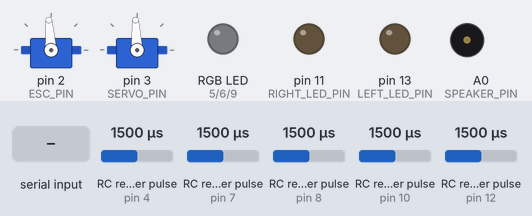
A program run on a simulated Arduino Uno, built with avr-gcc and run on an emulated ATmega328P. On the bench: 2 × servo, an RGB LED mixed from three pins (HIGH = lit), output pins drawn as LEDs (lit = HIGH), buzzer (waves = sounding). Wiring (inferred from the names in the program): 5 × RC receiver channel: data pin 4 / data pin 7 / data pin 8 / data pin 10 / data pin 12. Dashed ring = blinking. Inputs (shaded band) come from the test bench; at power-on: RC receiver pulse (sensors on pin 4, pin 8, pin 10, pin 7, pin 12) 1500 µs.

Above: at 0.61 s.
1.3 s: RC receiver pulse (sensor on pin 4) set to 1561 µs
At 3.1 s:
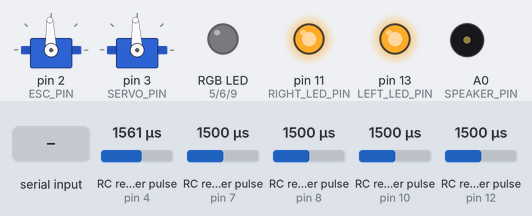
4.3 s: RC receiver pulse (sensor on pin 4) set to 1584 µs
At 7.27 s:
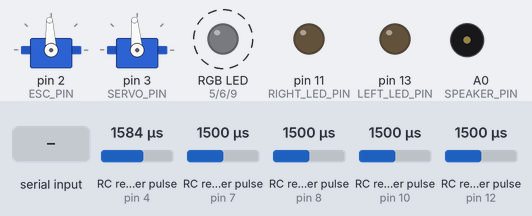
7.3 s: RC receiver pulse (sensor on pin 8) set to 1020 µs
10.3 s: RC receiver pulse (sensor on pin 10) set to 1750 µs
At 12.0 s:
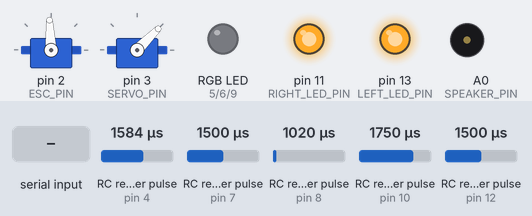
13.3 s: "D:90\n" received over Serial
At 13.8 s:
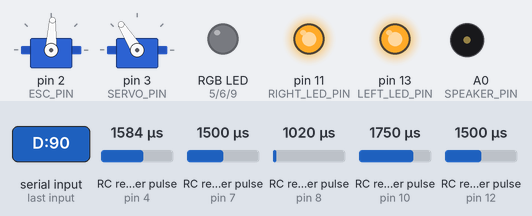
16.3 s: RC receiver pulse (sensor on pin 10) set to 1020 µs
Timing chart, 0 to 34.1 s (numbered marks = the images above; inputs shaded):
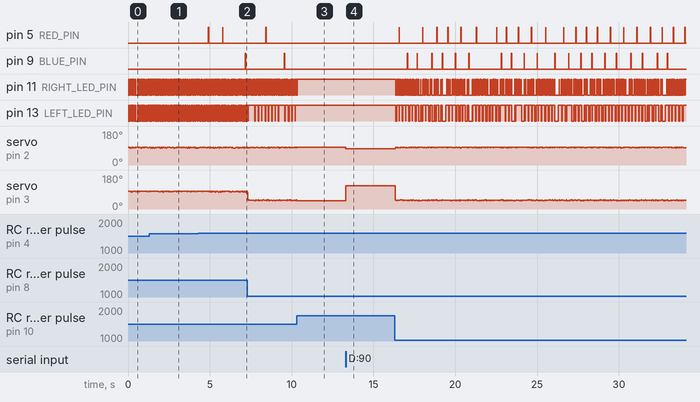

Measured:
- the behaviour switches between 1577 and 1578 µs on RC receiver pulse (sensor on pin 4) (found by bisection; images 1 and 2)
- after the input at 1.3 s, tone on A0 (SPEAKER_PIN): stays silent (without the input it goes to 560 Hz after 3.0 s)
- after the input at 4.3 s, pin 5 (RED_PIN): alternates HIGH for 0.02 s and LOW for 0.86 s, starting after 0.60 s; pin 9 (BLUE_PIN): LOW → HIGH after 2.9 s, → LOW 0.02 s later
- after the input at 10.3 s, pin 5 (RED_PIN), pin 9 (BLUE_PIN): stops changing and stays LOW; pin 11 (RIGHT_LED_PIN): goes on until 10.3 s, then stays HIGH; pin 13 (LEFT_LED_PIN): stops changing and stays HIGH; servo on pin 2 (ESC_PIN): goes on until 10.3 s, then stays 93°; servo on pin 3 (SERVO_PIN): goes on until 10.3 s, then stays 45°
- after the input at 13.3 s, servo on pin 2 (ESC_PIN): 93° → 87° at once; servo on pin 3 (SERVO_PIN): 45° → 122° at once
- by itself, pin 11 (RIGHT_LED_PIN): alternates HIGH for 0.02 s and LOW for 0.02 s

The program:

main.cpp
```cpp
#include <Servo.h>
#include <PinChangeInterrupt.h>
#include <math.h> // HSV→RGB 변환 등 필요시

#define ESC_PIN    2
#define CH2_PIN    7   // 수신기 → CH2 (전진/후진)
#define SERVO_PIN  3
#define CH1_PIN    8   // 수신기 → CH1 (좌우 조향)
#define CH5_PIN    10  // 수신기 → CH5 (수동/자율 모드)
#define CH8_PIN    4   // 수신기 → CH8 (RGB LED 제어)
#define CH6_PIN    12  // 조종기 → CH6 (사이렌 ON/OFF)


Servo esc;    // ESC 속도 제어
Servo steer;  // 조향 제어

volatile unsigned long ch1_start = 0;
volatile unsigned long ch2_start = 0;
volatile unsigned long ch5_start = 0;
volatile unsigned long ch8_start = 0;
volatile unsigned long ch6_start = 0;

volatile uint16_t ch1_value = 1500;
volatile uint16_t ch2_value = 1500;
volatile uint16_t ch5_value = 1500;
volatile uint16_t ch8_value = 1500;
volatile uint16_t ch6_value = 1500;


String inputString   = "";
bool   stringComplete = false;

// ─────────── 수동/자율 공용 LED 핀 정의 ───────────
const uint8_t LEFT_LED_PIN   = 13;  // 좌회전 LED
const uint8_t RIGHT_LED_PIN  = 11;  // 우회전 LED

// ─────────── LED 깜빡임용 전역 변수 ───────────
unsigned long leftLastBlinkTime   = 0;
unsigned long rightLastBlinkTime  = 0;
bool         leftLedState         = LOW;
bool         rightLedState        = LOW;

// ─────────── 삼색(RGB) LED 핀 정의 ───────────
// CH8이 위로(>1600) 올라가면 색상 순환
const uint8_t RED_PIN    = 5;   // 빨강 PWM
const uint8_t GREEN_PIN  = 6;   // 초록 PWM
const uint8_t BLUE_PIN   = 9;   // 파랑 PWM

// ─────────── RGB 사이클용 전역 변수 ───────────
unsigned long lastHueUpdateTime   = 0;
int          hue                  = 0;   // 0..359

// ─────────── 스피커용 변수 ───────────
const int SPEAKER_PIN = A0;
bool sirenEnabled = false;

// ─────────── 함수 원형 선언 ───────────
void ch1_interrupt();
void ch2_interrupt();
void ch5_interrupt();
void ch8_interrupt();
void ch6_interrupt();
void serialEvent();

// HSV → RGB 변환 (h: 0..359, s=1, v=1)
void hsv_to_rgb(int h, uint8_t &r, uint8_t &g, uint8_t &b) {
  float hf = (float)h / 60.0f;
  int   i  = floor(hf);
  float f  = hf - i;
  float p  = 0.0f;
  float q  = 1.0f - f;
  float t  = f;

  float rf, gf, bf;
  switch (i) {
    case 0: rf = 1;  gf = t;  bf = 0;  break;
    case 1: rf = q;  gf = 1;  bf = 0;  break;
    case 2: rf = 0;  gf = 1;  bf = t;  break;
    case 3: rf = 0;  gf = q;  bf = 1;  break;
    case 4: rf = t;  gf = 0;  bf = 1;  break;
    default: rf = 1; gf = 0; bf = q;   break;  // case 5
  }
  r = uint8_t(rf * 255.0f);
  g = uint8_t(gf * 255.0f);
  b = uint8_t(bf * 255.0f);
}

void setup() {
  Serial.begin(9600);

  pinMode(CH1_PIN, INPUT);
  pinMode(CH2_PIN, INPUT);
  pinMode(CH5_PIN, INPUT);
  pinMode(CH6_PIN, INPUT);
  pinMode(SPEAKER_PIN, OUTPUT);

  esc.attach(ESC_PIN);
  steer.attach(SERVO_PIN);

  // LED 핀 출력 모드
  pinMode(LEFT_LED_PIN, OUTPUT);
  pinMode(RIGHT_LED_PIN, OUTPUT);
  digitalWrite(LEFT_LED_PIN, LOW);
  digitalWrite(RIGHT_LED_PIN, LOW);

  // RGB LED 핀 출력 설정
  pinMode(RED_PIN, OUTPUT);
  pinMode(GREEN_PIN, OUTPUT);
  pinMode(BLUE_PIN, OUTPUT);
  analogWrite(RED_PIN, 0);
  analogWrite(GREEN_PIN, 0);
  analogWrite(BLUE_PIN, 0);

  // PWM 입력용 인터럽트
  attachPinChangeInterrupt(
    digitalPinToPinChangeInterrupt(CH1_PIN),
    ch1_interrupt, CHANGE
  );
  attachPinChangeInterrupt(
    digitalPinToPinChangeInterrupt(CH2_PIN),
    ch2_interrupt, CHANGE
  );
  attachPinChangeInterrupt(
    digitalPinToPinChangeInterrupt(CH5_PIN),
    ch5_interrupt, CHANGE
  );
  attachPinChangeInterrupt(
    digitalPinToPinChangeInterrupt(CH8_PIN),
    ch8_interrupt, CHANGE
  );
  attachPinChangeInterrupt(
    digitalPinToPinChangeInterrupt(CH6_PIN),
    ch6_interrupt, CHANGE
  );
}

void loop() {
  bool autoMode = (ch5_value > 1500);
  unsigned long now = millis();

  int speed;    // ESC에 보낼 속도
  int angle;    // 서보에 보낼 조향 각도

  if (!autoMode) {
    // ───────────── 수동모드 ─────────────
    speed = constrain(ch2_value, 1440, 1560);
    angle = constrain(ch1_value, 1000, 2000);

    esc.writeMicroseconds(speed);
    steer.writeMicroseconds(angle);
  }
  else {
    // ───────────── 자율주행모드 ─────────────
    if (stringComplete) {
      inputString.trim();

      if (inputString.startsWith("D:")) {
        int deviation = inputString.substring(2).toInt();

        if (deviation > 0 && deviation < 40) {
          angle = constrain(1500 - deviation * 40, 1400, 1600);
          speed = 1560;

          esc.writeMicroseconds(speed);
          steer.writeMicroseconds(angle);
        }
        else if (deviation < 0 && deviation > -40) {
          angle = constrain(1500 - deviation * 40, 1400, 1600);
          speed = 1560;
          esc.writeMicroseconds(speed);
          steer.writeMicroseconds(angle);
        }
        else if (deviation >= 40 && deviation < 80) {
          angle = 1000;
          speed = 1550;
          esc.writeMicroseconds(speed);
          steer.writeMicroseconds(angle);
        }
        else if (deviation <= -40 && deviation > -80) {
          angle = 2000;
          speed = 1550;
          esc.writeMicroseconds(speed);
          steer.writeMicroseconds(angle);
        }
        // 너무 큰 편차 시 후진
        else if (deviation >= 80 && deviation < 100) {
          angle = 1800;
          speed = 1440;
          esc.writeMicroseconds(speed);
          steer.writeMicroseconds(angle);
        }
        else if (deviation <= -80 && deviation > -100) {
          angle = 1200;
          speed = 1440;
          esc.writeMicroseconds(speed);
          steer.writeMicroseconds(angle);
        }
        else if (deviation >=100){
          angle = 1800;
          speed = 1430;
          esc.writeMicroseconds(speed);
          steer.writeMicroseconds(angle);
        }
        else if (deviation <= -100) {
          angle = 1200;
          speed = 1430;
          esc.writeMicroseconds(speed);
          steer.writeMicroseconds(angle);
        }
      }
      else if (inputString == "S" || inputString == "N") {
        angle = 1500;
        speed = 1435;
        esc.writeMicroseconds(speed);
        steer.writeMicroseconds(angle);
      }


      inputString = "";
      stringComplete = false;
    }

  }

  // ───────────── 수동/자율 공용 LED 제어 ─────────────
  // 실제 속도(speed)와 실제 조향(angle) 값으로 판단
  bool isReversing    = (speed < 1500);
  bool isTurningLeft  = (!isReversing && angle < 1450);
  bool isTurningRight = (!isReversing && angle > 1550);

  if (isReversing) {
    // 후진 구간: 양쪽 LED ON
    if (!leftLedState) {
      leftLedState = HIGH;
      digitalWrite(LEFT_LED_PIN, HIGH);
    }
    if (!rightLedState) {
      rightLedState = HIGH;
      digitalWrite(RIGHT_LED_PIN, HIGH);
    }
  }
  else {
    // 좌/우 회전 또는 직진/정지 판단
    if (isTurningLeft) {
      // 좌회전 구간: 왼쪽 LED 깜빡, 오른쪽 LED 끔
      if (rightLedState) {
        rightLedState = LOW;
        digitalWrite(RIGHT_LED_PIN, LOW);
      }
      if (now - leftLastBlinkTime >= 200) {
        leftLedState = !leftLedState;
        digitalWrite(LEFT_LED_PIN, leftLedState);
        leftLastBlinkTime = now;
      }
    }
    else if (isTurningRight) {
      // 우회전 구간: 오른쪽 LED 깜빡, 왼쪽 LED 끔
      if (leftLedState) {
        leftLedState = LOW;
        digitalWrite(LEFT_LED_PIN, LOW);
      }
      if (now - rightLastBlinkTime >= 200) {
        rightLedState = !rightLedState;
        digitalWrite(RIGHT_LED_PIN, rightLedState);
        rightLastBlinkTime = now;
      }
    }
    else {
      // 직진 또는 정지 구간: LED 모두 끔
      if (leftLedState) {
        leftLedState = LOW;
        digitalWrite(LEFT_LED_PIN, LOW);
      }
      if (rightLedState) {
        rightLedState = LOW;
        digitalWrite(RIGHT_LED_PIN, LOW);
      }
    }
  }

  // CH8이 위로(>1600) 올라가면 RGB LED 빨파빨파 점멸
  static bool policeState = false;
  static unsigned long lastPoliceToggle = 0;

  if (ch8_value > 1600) {
    if (now - lastPoliceToggle >= 300) {  // 300ms마다 색상 토글
      policeState = !policeState;
      lastPoliceToggle = now;

      if (policeState) {
        // 빨강 ON, 파랑 OFF
        digitalWrite(RED_PIN, HIGH);
        digitalWrite(BLUE_PIN, LOW);
      } else {
        // 빨강 OFF, 파랑 ON
        digitalWrite(RED_PIN, LOW);
        digitalWrite(BLUE_PIN, HIGH);
      }
      // 초록 OFF
      digitalWrite(GREEN_PIN, LOW);
    }
  }
  else {
    // CH8 값이 중앙/아래일 때 RGB LED 모두 끄기
    digitalWrite(RED_PIN, LOW);
    digitalWrite(GREEN_PIN, LOW);
    digitalWrite(BLUE_PIN, LOW);
  }

  // CH6 신호 기반 사이렌 제어
  if (ch6_value > 1500) {
    // 사이렌 활성화 상태면 사이렌 패턴 실행
    static unsigned long lastToneTime = 0;
    static int freq = 500;
    static bool up = true;

    if (millis() - lastToneTime >= 5) {
      tone(SPEAKER_PIN, freq);
      lastToneTime = millis();

      if (up) {
        freq += 10;
        if (freq >= 1000) up = false;
      } else {
        freq -= 10;
        if (freq <= 500) up = true;
      }
    }
  } else {
    noTone(SPEAKER_PIN);  // 사이렌 끄기
  }
}

void ch1_interrupt() {
  if (digitalRead(CH1_PIN)) ch1_start = micros();
  else                      ch1_value = micros() - ch1_start;
}

void ch2_interrupt() {
  if (digitalRead(CH2_PIN)) ch2_start = micros();
  else                      ch2_value = micros() - ch2_start;
}

void ch5_interrupt() {
  if (digitalRead(CH5_PIN)) ch5_start = micros();
  else                      ch5_value = micros() - ch5_start;
}

void ch8_interrupt() {
  if (digitalRead(CH8_PIN)) ch8_start = micros();
  else                      ch8_value = micros() - ch8_start;
}

void ch6_interrupt() {
  if (digitalRead(CH6_PIN))
    ch6_start = micros();
  else
    ch6_value = micros() - ch6_start;
}

void serialEvent() {
  while (Serial.available()) {
    char inChar = (char)Serial.read();
    if (inChar == '\n') {
      stringComplete = true;
    } else {
      inputString += inChar;
    }
  }
}
```
